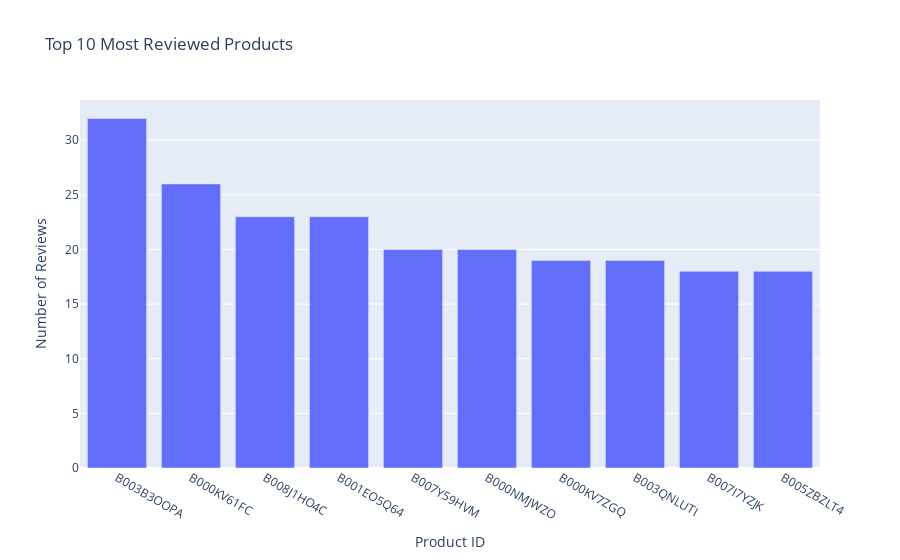

Here is the notebook cell this chart was saved with:
### Code cell
# Top 10 Most Reviewed Products
top_products = data['ProductId'].value_counts().head(10).reset_index()
top_products.columns = ['ProductId', 'ReviewCount']
fig4 = px.bar(top_products, x='ProductId', y='ReviewCount', title='Top 10 Most Reviewed Products',
              labels={'ProductId': 'Product ID', 'ReviewCount': 'Number of Reviews'})
fig4.show()

### Figure 1 — Plotly figure (JSON) as saved in the notebook; plotly's stock layout.template omitted (floating-point values rounded to 4 significant figures)
{"data": [{"alignmentgroup": "True", "hovertemplate": "Product ID=%{x}<br>Number of Reviews=%{y}<extra></extra>", "legendgroup": "", "marker": {"color": "#636efa", "pattern": {"shape": ""}}, "name": "", "offsetgroup": "", "orientation": "v", "showlegend": false, "textposition": "auto", "type": "bar", "x": ["B003B3OOPA", "B000KV61FC", "B008J1HO4C", "B001EO5Q64", "B007Y59HVM", "B000NMJWZO", "B000KV7ZGQ", "B003QNLUTI", "B007I7YZJK", "B005ZBZLT4"], "xaxis": "x", "y": [32, 26, 23, 23, 20, 20, 19, 19, 18, 18], "yaxis": "y"}], "layout": {"barmode": "relative", "legend": {"tracegroupgap": 0}, "title": {"text": "Top 10 Most Reviewed Products"}, "xaxis": {"anchor": "y", "domain": [0, 1], "title": {"text": "Product ID"}}, "yaxis": {"anchor": "x", "domain": [0, 1], "title": {"text": "Number of Reviews"}}}}
